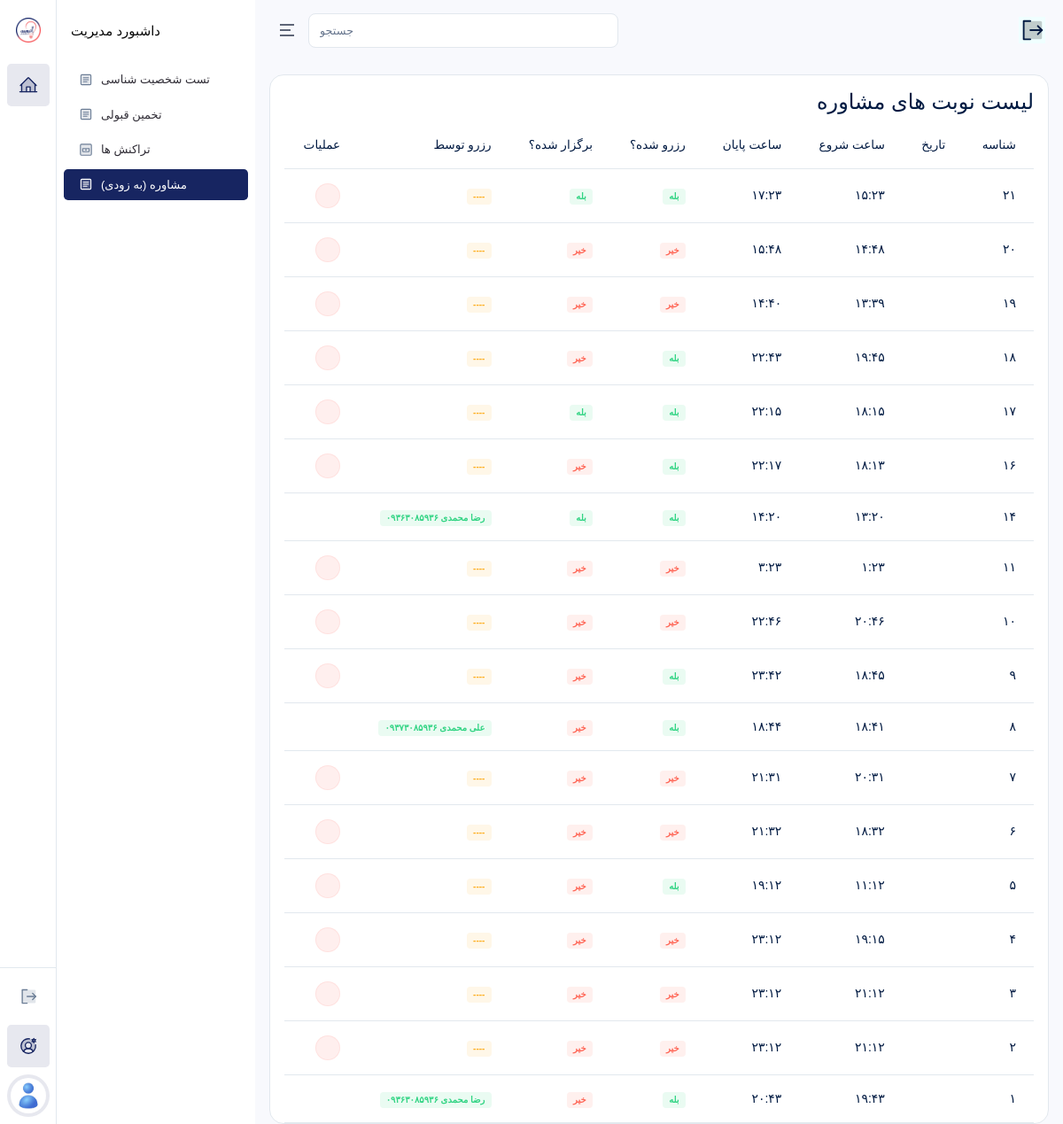
The app's page /accounts/admins/schedules/ with its own data.
### accounts/models.py (models this page shows, shortened)
class ConsultantSchedule(models.Model):
    consultant = models.ForeignKey(
        Consultant,
        on_delete=models.CASCADE,
        verbose_name="مشاور"
    )
    date = models.DateField(
        verbose_name="تاریخ"
    )
    start_time = models.TimeField(
        verbose_name="ساعت شروع"
    )
    end_time = models.TimeField(
        verbose_name="ساعت پایان"
    )
    is_reserved = models.BooleanField(
        default=False,
        verbose_name="رزرو شده؟"
    )
    is_held = models.BooleanField(
        default=False,
        verbose_name="برگزار شده؟"
    )
    class Meta:
        verbose_name = "برنامه حضور مشاور"
        verbose_name_plural = "برنامه های حضور مشاور"
        ordering = ["-id"]

class Student(models.Model):
    user = models.OneToOneField(User, on_delete=models.CASCADE, related_name="user_student", verbose_name="کاربر")
    a_completed = models.BooleanField(default=False)
    b_completed = models.BooleanField(default=False)
    class Meta:
        verbose_name = "داوطلب"
        verbose_name_plural = "داوطلبان"
        ordering = ["-id"]

class User(AbstractUser):
    ROLE_CHOICES = (
        ("super_admin", "مدیرکل"),
        ("supervisor", "ناظر"),
        ("consultant", "مشاور"),
        ("student", "داوطلب"),
    )
    role = models.CharField(max_length=30, choices=ROLE_CHOICES, verbose_name="نقش")
    mobile = models.CharField(max_length=15, blank=True, unique=True, verbose_name="شماره موبایل")
    avatar = models.ImageField(upload_to="avatars/", blank=True, null=True, verbose_name="تصویر پروفایل")
    is_suspended = models.BooleanField(default=False, verbose_name="تعلیق شده")
    suspension_reason = models.TextField(blank=True, verbose_name="دلیل تعلیق")
    is_limited = models.BooleanField(default=False, verbose_name="دسترسی محدود (برای مدیرکل)")
    class Meta:
        verbose_name = "کاربر"
        verbose_name_plural = "کاربران"
        ordering = ["-id"]

### payments/models.py (models this page shows, shortened)
class Consultation(models.Model):
    service = models.OneToOneField(
        ServiceToStudent,
        on_delete=models.PROTECT,
        related_name="consultation",
        verbose_name="خدمت خریداری شده"
    )
    schedule = models.ForeignKey(
        ConsultantSchedule,
        on_delete=models.CASCADE,
        related_name="schedule_consultations",
        verbose_name="برنامه حضور"
    )
    notes = models.TextField(blank=True)
    class Meta:
        verbose_name = "جلسه مشاوره"
        verbose_name_plural = "جلسات مشاوره"
        ordering = ["-id"]

class ServiceToStudent(models.Model):
    service = models.CharField(
        max_length=1,
        verbose_name="کد خدمت"
    )
    student = models.ForeignKey(
        Student,
        on_delete=models.CASCADE,
        related_name="student_to_services",
        verbose_name="داوطلب"
    )
    is_used = models.BooleanField(default=False)
    class Meta:
        verbose_name = "خدمت به داوطلب"
        verbose_name_plural = "خدمت ها به داوطلبان"
        ordering = ["-id"]

### accounts/views.py (the view)
# urls.py: path("admins/schedules/", AdminConsultantScheduleListView.as_view(), name="admin_schedule_list"),
class AdminConsultantScheduleListView(ListView):
    model = ConsultantSchedule
    template_name = "accounts/admins/schedule_list.html"
    context_object_name = "schedules"
    def get_context_data(self, **kwargs):
        context = super().get_context_data(**kwargs)
        schedules = ConsultantSchedule.objects.all()
        for schedule in schedules:
            consultation = Consultation.objects.filter(
                schedule=schedule
            ).select_related("service__student__user").first()
            schedule.request = consultation
            schedule.date_shamsi = jdatetime.date.fromgregorian(
                date=schedule.date
            ).strftime("%Y/%m/%d")
        context["schedules"] = schedules
        return context

### pages/views.py (called while the page is built, shortened)
def global_context(request):
    has_database_service = False
    wallet = False
    nayeb_link = Consultant.objects.filter(
        user__last_name="نایب زاده"
    ).first()
    try:
        nayeb_consultant_open = User.objects.filter(id=73).first().user_consultant.show_schedules
        jahan_consultant_open = User.objects.filter(id=74).first().user_consultant.show_schedules
    except:
        nayeb_consultant_open = False
        jahan_consultant_open = False
    return {
        "has_database_service": has_database_service,
        "nayeb_link": nayeb_link,
        "wallet": wallet,
        "nayeb_consultant_open": nayeb_consultant_open,
        "jahan_consultant_open": jahan_consultant_open,
    }

### templates/accounts/admins/schedule_list.html (shortened to what this page needs)
{% extends 'bases/dashboard.html' %}
{% load static %}
{% block content %}
<div class="table-responsive" dir="rtl">
    <div class="card-header justify-content-between">
        <div class="card-title">
            <h4>
                لیست نوبت های مشاوره
            </h4>
        </div>
    </div>
    <table class="table text-nowrap table-hover">
        <thead>
            <tr>
                <th scope="col">شناسه</th>
                <th scope="col">تاریخ</th>
                <th scope="col">ساعت شروع</th>
                <th scope="col">ساعت پایان</th>
                <th scope="col">رزرو شده؟</th>
                <th scope="col">برگزار شده؟</th>
                <th scope="col">رزرو توسط</th>
                <th scope="col">عملیات</th>
            </tr>
        </thead>
        <tbody>
            {% for schedule in schedules %}
            <tr>
                <td>
                    {{ schedule.id }}
                </td>
                <td>
                </td>
                <td>
                    {{ schedule.start_time }}
                </td>
                <td>
                    {{ schedule.end_time }}
                </td>
                <td>
                    {% if schedule.is_reserved %}
                    <span class="badge bg-success-transparent">بله</span>
                    {% else %}
                    <span class="badge bg-danger-transparent">خیر</span>
                    {% endif %}
                </td>
                <td>
                    {% if schedule.is_held %}
                    <span class="badge bg-success-transparent">بله</span>
                    {% else %}
                    <span class="badge bg-danger-transparent">خیر</span>
                    {% endif %}
                </td>
                <td>
                    {% if schedule.request %}
                    <span class="badge bg-success-transparent">{{ schedule.request.service.student.user.get_full_name }} {{ schedule.request.service.student.user.mobile }}</span>
                    {% else %}
                    <span class="badge bg-warning-transparent">----</span>
                    {% endif %}
                </td>
                <td>
                    {% if schedule.request == None %}
                    <a href="{% url 'admin_schedule_delete' schedule.id %}" class="btn btn-icon btn-sm btn-danger-transparent rounded-pill">
                        <i class="ri-delete-bin-line"></i>
                    </a>
                    {% endif %}
                </td>
            </tr>
            {% empty %}
            <tr>
                <td colspan="8" style="text-align: center;">
                    موردی یافت نشد.
                </td>
            </tr>
            {% endfor %}
        </tbody>
    </table>
</div>
{% endblock %}

### records on screen
ConsultantSchedule: id "۲۱", start_time "۱۵:۲۳", end_time "۱۷:۲۳", is_reserved "بله", is_held "بله"
ConsultantSchedule: id "۲۰", start_time "۱۴:۴۸", end_time "۱۵:۴۸", is_reserved "خیر", is_held "خیر"
ConsultantSchedule: id "۱۹", start_time "۱۳:۳۹", end_time "۱۴:۴۰", is_reserved "خیر", is_held "خیر"
ConsultantSchedule: id "۱۸", start_time "۱۹:۴۵", end_time "۲۲:۴۳", is_reserved "بله", is_held "خیر"
ConsultantSchedule: id "۱۷", start_time "۱۸:۱۵", end_time "۲۲:۱۵", is_reserved "بله", is_held "بله"
ConsultantSchedule: id "۱۶", start_time "۱۸:۱۳", end_time "۲۲:۱۷", is_reserved "بله", is_held "خیر"
ConsultantSchedule: id "۱۴", start_time "۱۳:۲۰", end_time "۱۴:۲۰", is_reserved "بله", is_held "بله", request.service.student.user.get_full_name "رضا محمدی", request.service.student.user.mobile "۰۹۳۶۳۰۸۵۹۳۶"
ConsultantSchedule: id "۱۱", start_time "۱:۲۳", end_time "۳:۲۳", is_reserved "خیر", is_held "خیر"
ConsultantSchedule: id "۱۰", start_time "۲۰:۴۶", end_time "۲۲:۴۶", is_reserved "خیر", is_held "خیر"
ConsultantSchedule: id "۹", start_time "۱۸:۴۵", end_time "۲۳:۴۲", is_reserved "بله", is_held "خیر"
ConsultantSchedule: id "۸", start_time "۱۸:۴۱", end_time "۱۸:۴۴", is_reserved "بله", is_held "خیر", request.service.student.user.get_full_name "علی محمدی", request.service.student.user.mobile "۰۹۳۷۳۰۸۵۹۳۶"
ConsultantSchedule: id "۷", start_time "۲۰:۳۱", end_time "۲۱:۳۱", is_reserved "خیر", is_held "خیر"
ConsultantSchedule: id "۶", start_time "۱۸:۳۲", end_time "۲۱:۳۲", is_reserved "خیر", is_held "خیر"
ConsultantSchedule: id "۵", start_time "۱۱:۱۲", end_time "۱۹:۱۲", is_reserved "بله", is_held "خیر"
ConsultantSchedule: id "۴", start_time "۱۹:۱۵", end_time "۲۳:۱۲", is_reserved "خیر", is_held "خیر"
ConsultantSchedule: id "۳", start_time "۲۱:۱۲", end_time "۲۳:۱۲", is_reserved "خیر", is_held "خیر"
ConsultantSchedule: id "۲", start_time "۲۱:۱۲", end_time "۲۳:۱۲", is_reserved "خیر", is_held "خیر"
ConsultantSchedule: id "۱", start_time "۱۹:۴۳", end_time "۲۰:۴۳", is_reserved "بله", is_held "خیر", request.service.student.user.get_full_name "رضا محمدی", request.service.student.user.mobile "۰۹۳۶۳۰۸۵۹۳۶"
